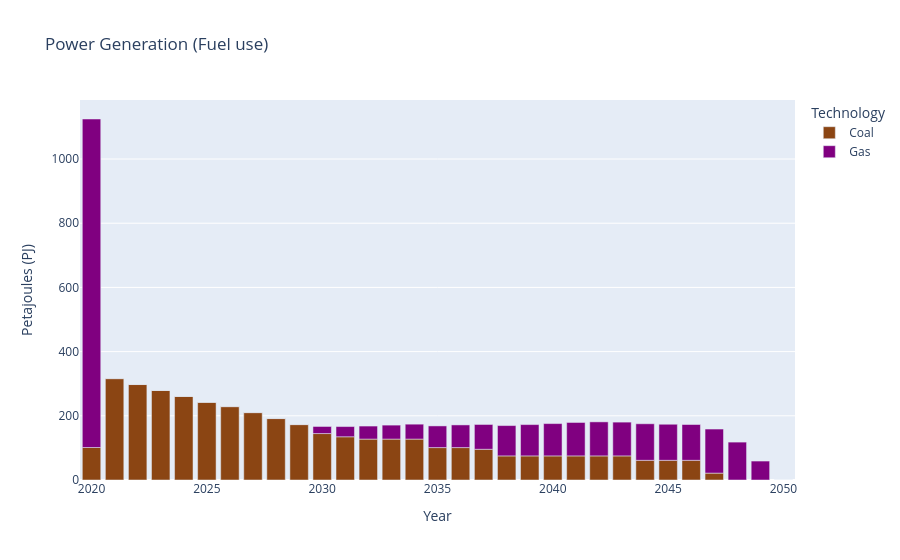

This figure's notebook cell:
### Code cell
# Fuel use for power generation
gen_use_df = dfs['TotalTechnologyAnnualActivity'][dfs['TotalTechnologyAnnualActivity'].TECHNOLOGY.str.startswith('RNW') | 
                                                      dfs['TotalTechnologyAnnualActivity'].TECHNOLOGY.str.startswith('MIN')].drop('REGION', axis=1)

gen_use_df = df_filter(gen_use_df,3,6,['HYD','SPV','WND', 'SUR', 'SOL','BIO','LND','PRC','WOF','WON','GEO'])
df_plot(gen_use_df,'Petajoules (PJ)','Power Generation (Fuel use)')

### Figure 1 — Plotly figure (JSON) as saved in the notebook; plotly's stock layout.template omitted (floating-point values rounded to 4 significant figures)
{"data": [{"hovertemplate": "Technology=Coal<br>Year=%{x}<br>Petajoules (PJ)=%{y}<extra></extra>", "legendgroup": "Coal", "marker": {"color": "saddlebrown", "pattern": {"shape": ""}}, "name": "Coal", "orientation": "v", "showlegend": true, "textposition": "auto", "type": "bar", "x": [2020, 2021, 2022, 2023, 2024, 2025, 2026, 2027, 2028, 2029, 2030, 2031, 2032, 2033, 2034, 2035, 2036, 2037, 2038, 2039, 2040, 2041, 2042, 2043, 2044, 2045, 2046, 2047, 2048, 2049, 2050], "xaxis": "x", "y": [101.3, 315.9, 297.4, 278.9, 260.5, 242.0, 228.7, 210.0, 191.4, 172.7, 144.7, 134.6, 127.5, 127.5, 127.5, 101.0, 101.0, 95.7, 75.09, 75.09, 75.09, 75.09, 75.09, 75.09, 61.34, 61.34, 61.34, 21.43, 0.0, 0.0, 0.0], "yaxis": "y"}, {"hovertemplate": "Technology=Gas<br>Year=%{x}<br>Petajoules (PJ)=%{y}<extra></extra>", "legendgroup": "Gas", "marker": {"color": "purple", "pattern": {"shape": ""}}, "name": "Gas", "orientation": "v", "showlegend": true, "textposition": "auto", "type": "bar", "x": [2020, 2021, 2022, 2023, 2024, 2025, 2026, 2027, 2028, 2029, 2030, 2031, 2032, 2033, 2034, 2035, 2036, 2037, 2038, 2039, 2040, 2041, 2042, 2043, 2044, 2045, 2046, 2047, 2048, 2049, 2050], "xaxis": "x", "y": [1023.0, 0.0, 0.0, 0.0, 0.0, 0.0, 0.0, 0.0, 0.0, 0.07255, 22.06, 31.88, 40.57, 43.51, 46.45, 67.47, 70.57, 77.3, 94.48, 97.58, 100.7, 104.1, 106.0, 105.2, 113.8, 112.4, 111.5, 137.3, 118.1, 59.03, 0.0], "yaxis": "y"}], "layout": {"barmode": "relative", "legend": {"title": {"text": "Technology"}, "tracegroupgap": 0}, "title": {"text": "Power Generation (Fuel use)"}, "xaxis": {"anchor": "y", "domain": [0, 1], "title": {"text": "Year"}}, "yaxis": {"anchor": "x", "domain": [0, 1], "title": {"text": "Petajoules (PJ)"}}}}
